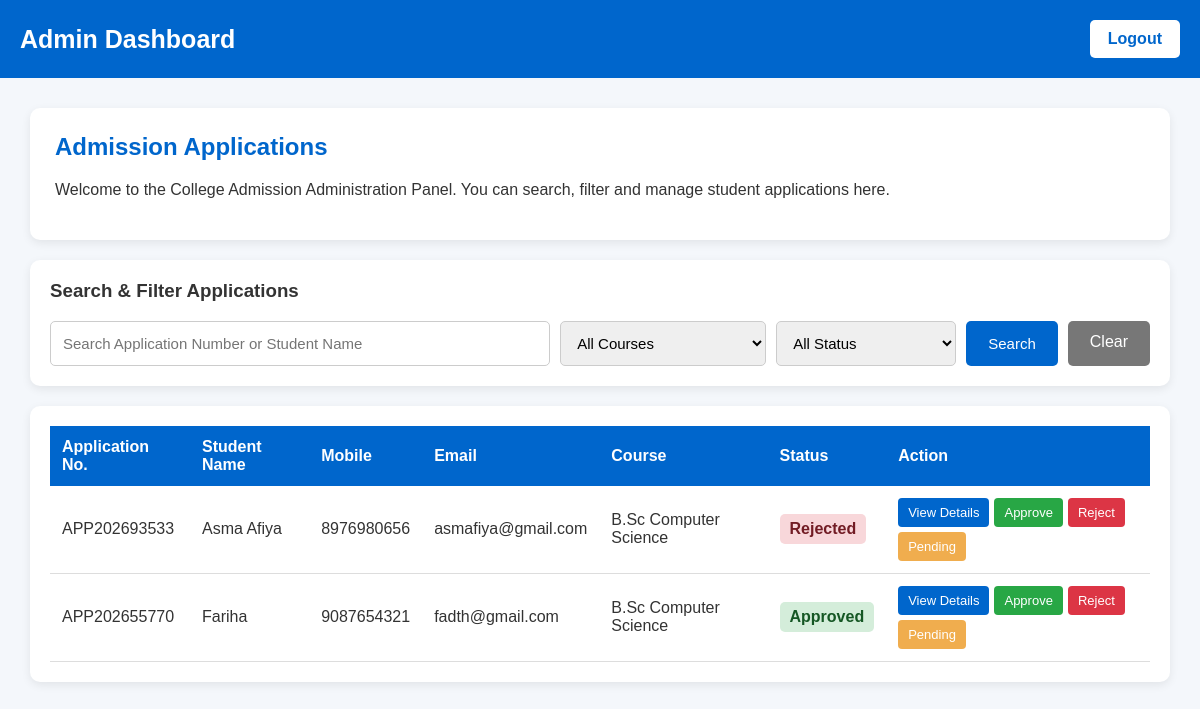
Screenshot of /admin/dashboard (signed in) with the database file from the repository.
### tables this page shows
CREATE TABLE applications (

            id INTEGER PRIMARY KEY AUTOINCREMENT,

            application_number TEXT UNIQUE,

            student_name TEXT NOT NULL,

            dob TEXT NOT NULL,

            gender TEXT NOT NULL,

            mobile TEXT NOT NULL,

            email TEXT NOT NULL,

            address TEXT NOT NULL,

            district TEXT NOT NULL,

            state TEXT NOT NULL,

            pincode TEXT NOT NULL,

            school TEXT NOT NULL,

            tenth REAL NOT NULL,

            twelfth REAL NOT NULL,

            group_name TEXT NOT NULL,

            course TEXT NOT NULL,

            parent_name TEXT NOT NULL,

            parent_mobile TEXT NOT NULL,

            photo TEXT,

            certificate TEXT,

            status TEXT DEFAULT 'Submitted'

        );

### app.py (the view, shortened to what this page needs)
@app.route("/admin/dashboard")
def admin_dashboard():
    if not session.get("admin_logged_in"):
        return redirect("/admin")
    search = request.args.get(
        "search",
        ""
    ).strip()
    course = request.args.get(
        "course",
        ""
    ).strip()
    status = request.args.get(
        "status",
        ""
    ).strip()
    connection = get_db_connection()
    query = """
        SELECT *
        FROM applications
        WHERE 1=1
    """
    parameters = []
    if course:
        query += """
            AND course = ?
        """
        parameters.append(course)
    if status:
        query += """
            AND status = ?
        """
        parameters.append(status)
    query += """
        ORDER BY id DESC
    """
    applications = connection.execute(
        query,
        parameters
    ).fetchall()
    courses = connection.execute(
        """
        SELECT DISTINCT course
        FROM applications
        ORDER BY course
        """
    ).fetchall()
    connection.close()
    return render_template(
        "admin_dashboard.html",
        applications=applications,
        courses=courses,
        search=search,
        selected_course=course,
        selected_status=status
    )

### app.py (called while the page is built)
def get_db_connection():
    connection = sqlite3.connect(DATABASE)
    connection.row_factory = sqlite3.Row
    return connection

### templates/admin_dashboard.html (shortened to what this page needs)
<!DOCTYPE html>
<html lang="en">
<head>
</head>
<body>
<header>
    <h1>Admin Dashboard</h1>
    <a href="/admin/logout" class="logout">
        Logout
    </a>
</header>
<div class="container">
    <div class="welcome">
        <h2>Admission Applications</h2>
        <p>
            Welcome to the College Admission Administration Panel.
            You can search, filter and manage student applications here.
        </p>
    </div>
    <div class="filter-box">
        <h3>Search & Filter Applications</h3>
        <form
            action="/admin/dashboard"
            method="GET"
            class="filter-form"
        >
            <input
                type="text"
                name="search"
                class="search-input"
                placeholder="Search Application Number or Student Name"
                value="{{ search }}"
            >
            <select name="course">
                <option value="">
                    All Courses
                </option>
            </select>
            <select name="status">
                <option value="">
                    All Status
                </option>
            </select>
            <button
                type="submit"
                class="search-btn"
            >
                Search
            </button>
            <a
                href="/admin/dashboard"
                class="clear-btn"
            >
                Clear
            </a>
        </form>
    </div>
    <div class="table-container">
        <table>
            <thead>
                <tr>
                    <th>Application No.</th>
                    <th>Student Name</th>
                    <th>Mobile</th>
                    <th>Email</th>
                    <th>Course</th>
                    <th>Status</th>
                    <th>Action</th>
                </tr>
            </thead>
            <tbody>
                {% if applications %}
                    {% for application in applications %}
                    <tr>
                        <td>
                            {{ application['application_number'] }}
                        </td>
                        <td>
                            {{ application['student_name'] }}
                        </td>
                        <td>
                            {{ application['mobile'] }}
                        </td>
                        <td>
                            {{ application['email'] }}
                        </td>
                        <td>
                            {{ application['course'] }}
                        </td>
                        <td>
                            {% if application['status'] == 'Approved' %}
                                <span class="status approved">
                                    Approved
                                </span>
                            {% elif application['status'] == 'Rejected' %}
                                <span class="status rejected">
                                    Rejected
                                </span>
                            {% else %}
                                <span class="status submitted">
                                    Submitted
                                </span>
                            {% endif %}
                        </td>
                        <td>
                            <div class="actions">
                                <a
                                    href="/admin/application/{{ application['application_number'] }}"
                                    class="btn view"
                                >
                                    View Details
                                </a>
                                <form
                                    action="/admin/update-status"
                                    method="POST"
                                >
                                    <button
                                        type="submit"
                                        class="btn approve"
                                    >
                                        Approve
                                    </button>
                                </form>
                                <form
                                    action="/admin/update-status"
                                    method="POST"
                                >
                                    <button
                                        type="submit"
                                        class="btn reject"
                                    >
                                        Reject
                                    </button>
                                </form>
                                <form
                                    action="/admin/update-status"
                                    method="POST"
                                >
                                    <button
                                        type="submit"
                                        class="btn pending"
                                    >
                                        Pending
                                    </button>
                                </form>
                            </div>
                        </td>
                    </tr>
                    {% endfor %}
                {% endif %}
            </tbody>
        </table>
    </div>
</div>
</body>
</html>

### templates/admin_dashboard.html (style rules this page uses)
* { box-sizing: border-box; }
body { margin: 0; font-family: Arial, sans-serif; background: #f4f7fb; color: #333; }
header { background: #0066cc; color: white; padding: 20px; display: flex; justify-content: space-between; align-items: center; }
header h1 { margin: 0; font-size: 25px; }
.logout { background: white; color: #0066cc; padding: 10px 18px; text-decoration: none; border-radius: 5px; font-weight: bold; }
.container { width: 95%; max-width: 1400px; margin: 30px auto; }
.welcome { background: white; padding: 25px; border-radius: 10px; margin-bottom: 20px; box-shadow: 0 3px 10px rgba(0,0,0,0.08); }
.welcome h2 { margin-top: 0; color: #0066cc; }
.filter-box { background: white; padding: 20px; border-radius: 10px; margin-bottom: 20px; box-shadow: 0 3px 10px rgba(0,0,0,0.08); }
.filter-box h3 { margin-top: 0; color: #333; }
.filter-form { display: flex; gap: 10px; flex-wrap: wrap; }
.filter-form input, .filter-form select { padding: 12px; border: 1px solid #ccc; border-radius: 5px; font-size: 15px; }
.search-input { flex: 1; min-width: 250px; }
.filter-form select { min-width: 180px; }
.search-btn { background: #0066cc; color: white; border: none; padding: 12px 22px; border-radius: 5px; cursor: pointer; font-size: 15px; }
.clear-btn { background: #777; color: white; padding: 12px 22px; border-radius: 5px; text-decoration: none; display: inline-block; }
.table-container { background: white; padding: 20px; border-radius: 10px; box-shadow: 0 3px 10px rgba(0,0,0,0.08); overflow-x: auto; }
table { width: 100%; border-collapse: collapse; min-width: 1000px; }
th { background: #0066cc; color: white; padding: 12px; text-align: left; }
td { padding: 12px; border-bottom: 1px solid #ddd; }
.status { padding: 6px 10px; border-radius: 5px; font-weight: bold; display: inline-block; }
.approved { background: #d4edda; color: #155724; }
.rejected { background: #f8d7da; color: #721c24; }
.actions { display: flex; gap: 5px; flex-wrap: wrap; }
.btn { border: none; padding: 7px 10px; border-radius: 4px; color: white; cursor: pointer; text-decoration: none; font-size: 13px; display: inline-block; }
.view { background: #0066cc; }
.approve { background: #28a745; }
.reject { background: #dc3545; }
.pending { background: #f0ad4e; }

### rows the page displays
applications: application_number "APP202693533", student_name "Asma Afiya", mobile "8976980656", email "asmafiya@gmail.com", course "B.Sc Computer Science", status "Rejected"
applications: application_number "APP202655770", student_name "Fariha", mobile "9087654321", email "fadth@gmail.com", course "B.Sc Computer Science", status "Approved"
